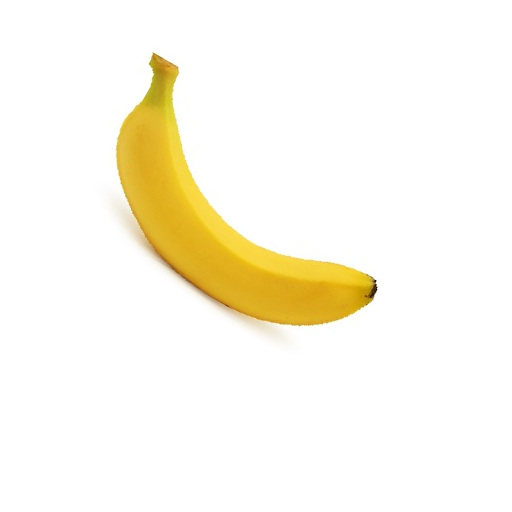
#> input picture data/banana.jpg, 512 x 512 px
$ python 0813.py
#> lines starting #> are read from the running program, lines starting #| are printed output that depends on the picture; after the words box and inside, x2 and y2 are one past the last pixel; in counts of white or black regions, pixels touching at a corner belong together
# 0813.py
import cv2
import numpy as np

#1
src = cv2.imread('./data/banana.jpg')
#> src is the input picture: shape (512, 512, 3); mean B, G, R 235.4, 248.2, 252
gray = cv2.cvtColor(src, cv2.COLOR_BGR2GRAY)
ret, bImage = cv2.threshold(gray, 220, 255, cv2.THRESH_BINARY_INV)
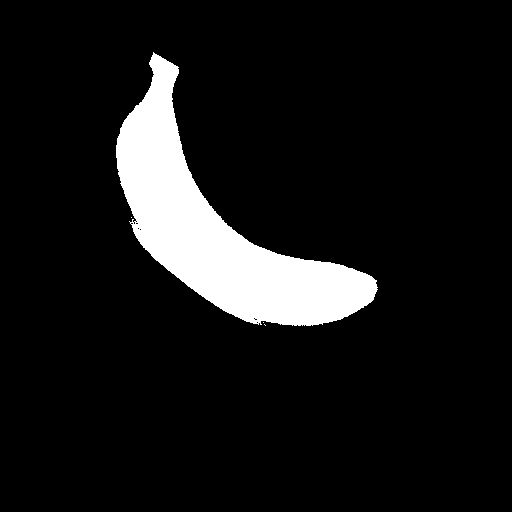
#> bImage: shape (512, 512); 9.1% white; 4 white regions (3 under 20 px), largest, box (x1, y1, x2, y2) and area: (116, 52, 378, 326) 23882
##bImage = cv2.erode(bImage, None)
bImage = cv2.dilate(bImage, None)
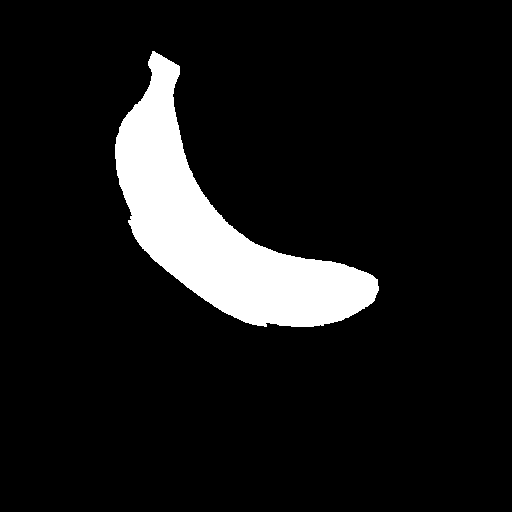
#> bImage: shape (512, 512); 9.6% white; 1 white region
##cv2.imshow('src',  src)
##cv2.imshow('bImage',  bImage)

mode   = cv2.RETR_EXTERNAL
method = cv2.CHAIN_APPROX_SIMPLE
contours, hierarchy = cv2.findContours(bImage, mode, method)
#> contours = 1 contour; box (x1, y1, x2, y2) and area: (115, 51, 379, 327) 24663

dst = src.copy()
##cv2.drawContours(dst, contours, -1, (255,0,0), 3)
cnt = contours[0]
#> cnt = contour of 451 points, box (x1, y1, x2, y2) (115, 51, 379, 327), area 24663
cv2.drawContours(dst, [cnt], 0, (255,0,0), 3)
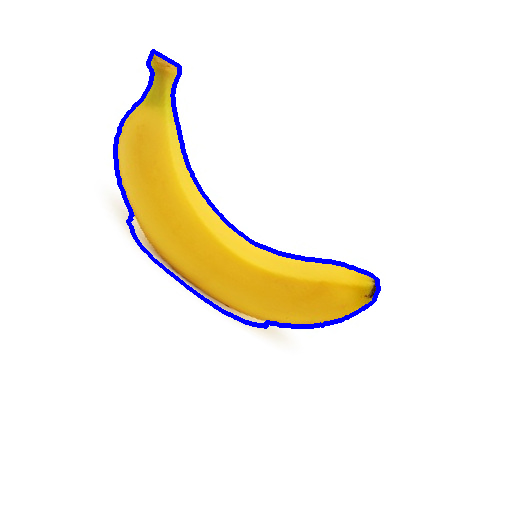
#> dst: shape (512, 512, 3); 1.52% of pixels changed, all inside (x1, y1, x2, y2) = (113, 49, 381, 329)

#2
dst2 = dst.copy()
rows,cols = dst2.shape[:2]
#> rows = 512; cols = 512
[vx,vy,x,y] = cv2.fitLine(cnt, cv2.DIST_L2, 0, 0.01, 0.01)
#> vx = [0.665]; vy = [0.746]; x = [216.1]; y = [210.9]
y1 =  int((-x*vy/vx) + y)
#> y1 = -31
y2 = int(((cols-x)*vy/vx)+y)
#> y2 = 542
cv2.line(dst2,(0,y1), (cols-1,y2),(0,0,255), 2)
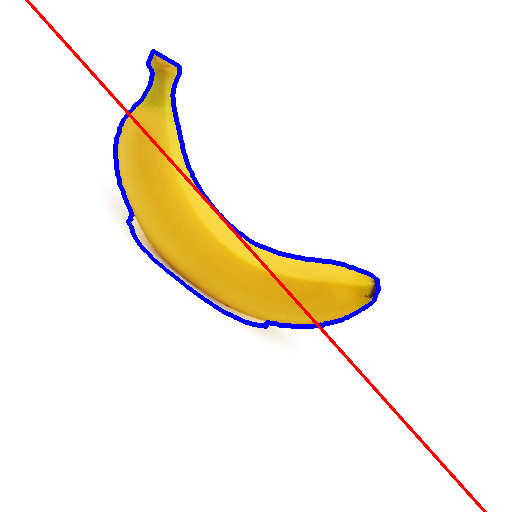
#> dst2: shape (512, 512, 3); 0.84% of pixels changed, all inside (x1, y1, x2, y2) = (25, 0, 487, 512)
cv2.imshow('dst2',  dst2)

#3
ellipse = cv2.fitEllipse(cnt)
#> ellipse = ((238, 200.6), (197.1, 299.2), 138.6)
dst3 = dst.copy()
cv2.ellipse(dst3, ellipse,(0,0,255),2)
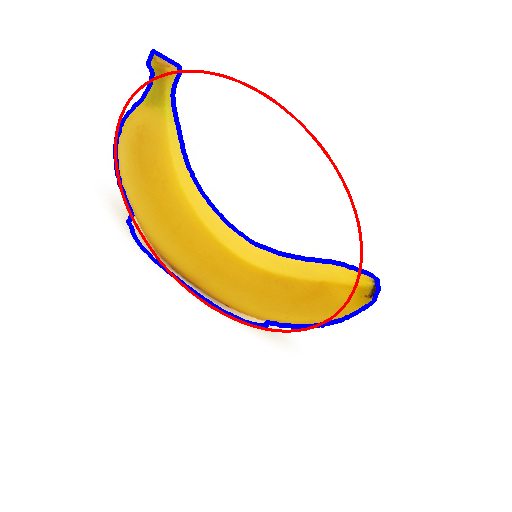
#> dst3: shape (512, 512, 3); 0.89% of pixels changed, all inside (x1, y1, x2, y2) = (114, 70, 363, 333)
cv2.imshow('dst3',  dst3)

#4
poly = cv2.approxPolyDP(cnt, epsilon=20, closed=True)
#> poly = [[152, 51], [115, 144], [142, 248], [252, 324], [371, 303], [372, 275], [214, 209]]
dst4 = dst.copy()
cv2.drawContours(dst4, [poly], 0, (0,0,255), 2)
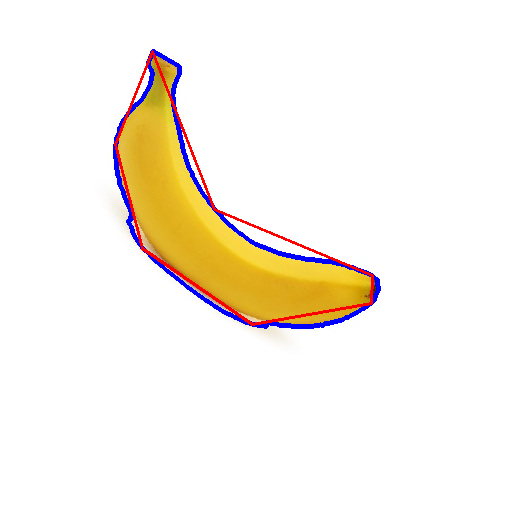
#> dst4: shape (512, 512, 3); 0.9% of pixels changed, all inside (x1, y1, x2, y2) = (114, 50, 374, 326)
cv2.imshow('dst4',  dst4)

#5
dst5 = dst.copy()
for y in range(rows):
    for x in range(cols):
        if cv2.pointPolygonTest(cnt, (x, y), False)>0:
            dst5[y, x] = (0, 255, 0)
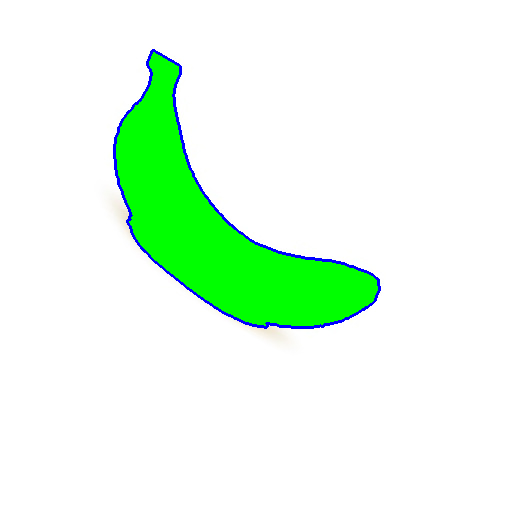
#> dst5: shape (512, 512, 3); 9.25% of pixels changed, all inside (x1, y1, x2, y2) = (116, 52, 378, 326)
cv2.imshow('dst5',  dst5)

cv2.waitKey()
cv2.destroyAllWindows()

$ run again, with data/CornerTest.jpg copied over data/banana.jpg
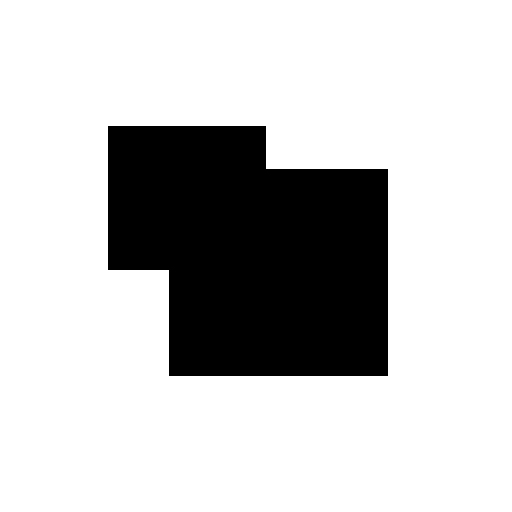
#> input picture data/CornerTest.jpg, 512 x 512 px
#> src is the input picture: shape (512, 512, 3); min 0, max 255, mean 198.3
#> `bImage = cv2.dilate(bImage, None)`:
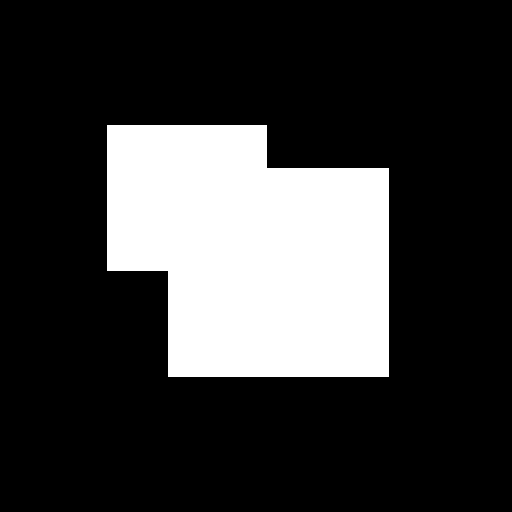
#> bImage: shape (512, 512); 22.6% white; 1 white region
#> contours = 1 contour; box (x1, y1, x2, y2) and area: (107, 125, 389, 377) 58820
#> cnt = contour of 10 points, box (x1, y1, x2, y2) (107, 125, 389, 377), area 58820
#> dst: shape (512, 512, 3); 2.02% of pixels changed, all inside (x1, y1, x2, y2) = (105, 123, 391, 379)
#> vx = [0.997]; vy = [-0.0798]; x = [229.2]; y = [231.6]
#> y1 = 249
#> y2 = 208
#> dst2: shape (512, 512, 3); mean B, G, R 199.6, 194.5, 196
#> ellipse = ((267.2, 261.3), (261.8, 371.3), 119)
#> dst3: shape (512, 512, 3); mean B, G, R 197.8, 192.8, 195.7
#> poly = [[107, 125], [107, 270], [168, 271], [168, 376], [388, 376], [388, 168], [267, 168], [266, 125]]
#> dst4: shape (512, 512, 3); mean B, G, R 197.2, 195.2, 198.3
#> after the loop `for y in range(rows):`:
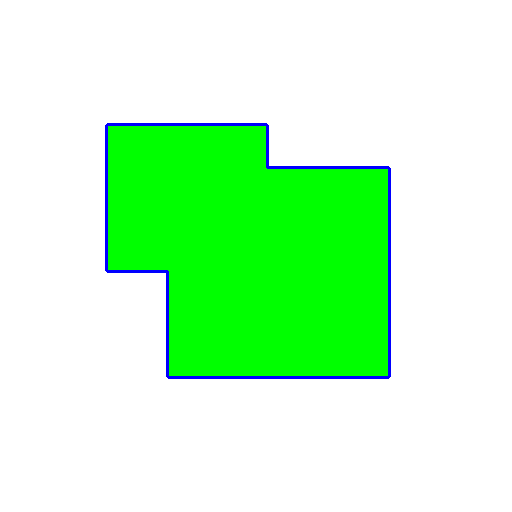
#> dst5: shape (512, 512, 3); mean B, G, R 198.3, 251.9, 195.2

$ run again, with data/Heart10.jpg copied over data/banana.jpg
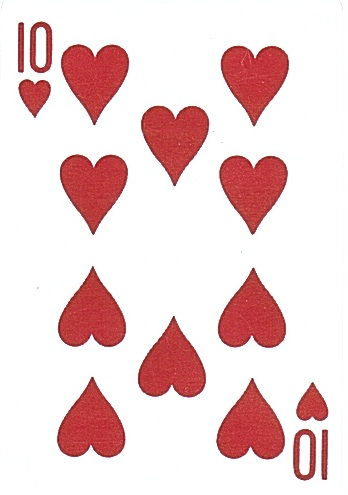
#> input picture data/Heart10.jpg, 348 x 495 px
#> src is the input picture: shape (495, 348, 3); mean B, G, R 211.8, 211.2, 238.2
#> `bImage = cv2.dilate(bImage, None)`:
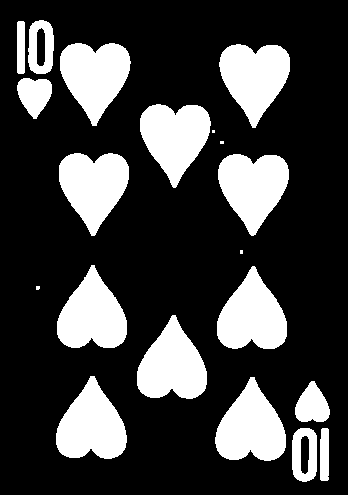
#> bImage: shape (495, 348); 24.9% white; 20 white regions (4 under 20 px)
#> contours = 20 contours, 4 with area under 20; largest, box (x1, y1, x2, y2) and area: (215, 377, 286, 461) 3736, (56, 376, 127, 459) 3716, (219, 44, 290, 128) 3708, (137, 315, 207, 399) 3704, (218, 154, 289, 236) 3701
#> cnt = contour of 13 points, box (x1, y1, x2, y2) (320, 428, 329, 481), area 402
#> dst: shape (495, 348, 3); 0.33% of pixels changed, all inside (x1, y1, x2, y2) = (318, 426, 331, 483)
#> vx = [0.0409]; vy = [0.999]; x = [324.5]; y = [456.7]
#> y1 = -7464
#> y2 = 1031
#> dst2: shape (495, 348, 3); mean B, G, R 210, 208.7, 237.7
#> ellipse = ((324.3, 455), (10.95, 62.28), 1.09)
#> dst3: shape (495, 348, 3); mean B, G, R 211.4, 210.5, 238
#> poly = [[322, 428], [327, 480]]
#> dst4: shape (495, 348, 3); mean B, G, R 211.8, 210.6, 237.7
#> after the loop `for y in range(rows):`:
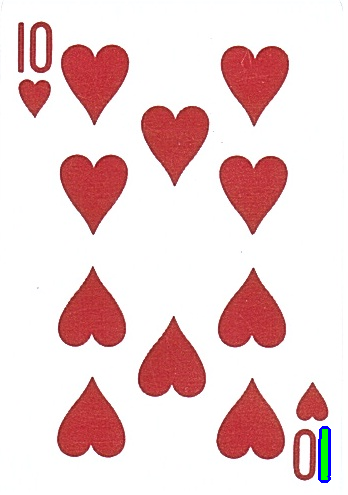
#> dst5: shape (495, 348, 3); mean B, G, R 211.6, 211, 237.4
